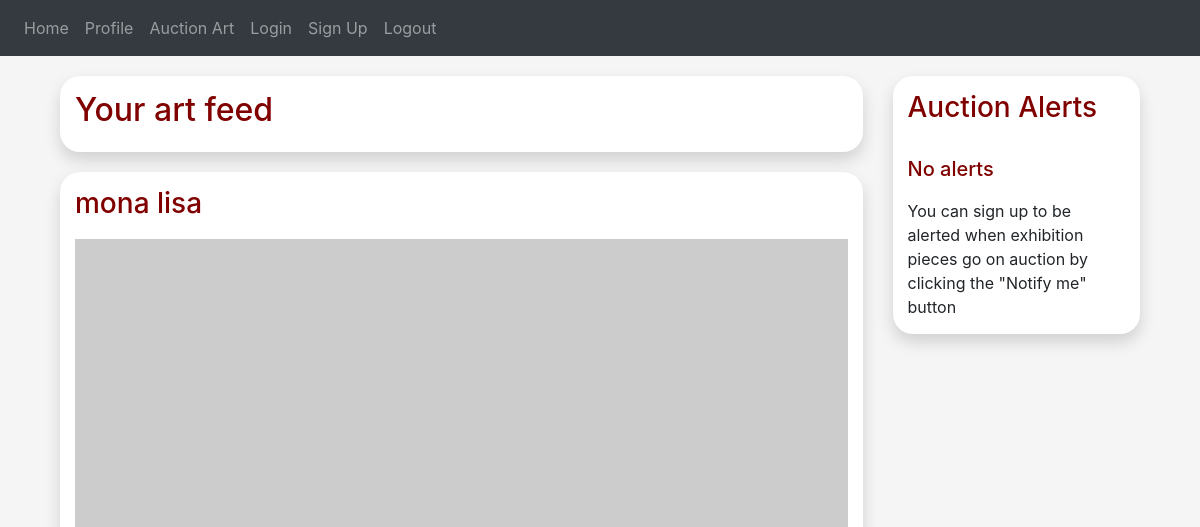
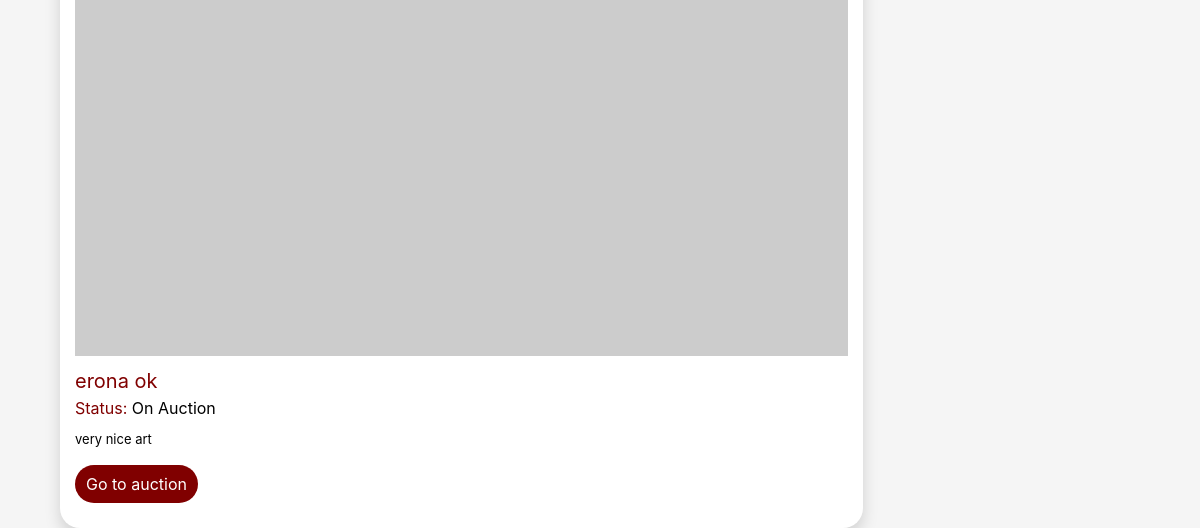
The page / (signed in) on the database as committed earlier (2 pictures, top to bottom).
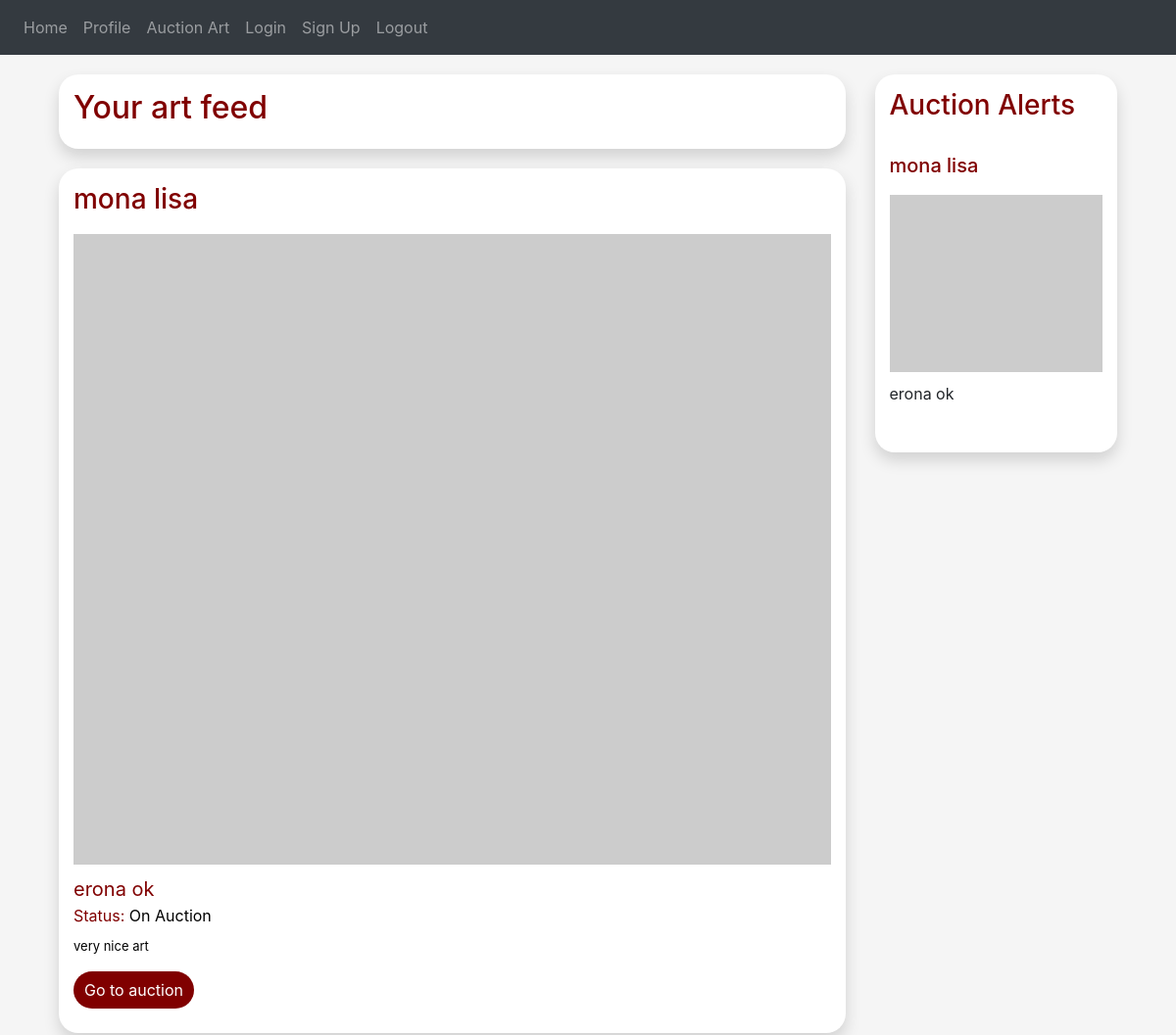
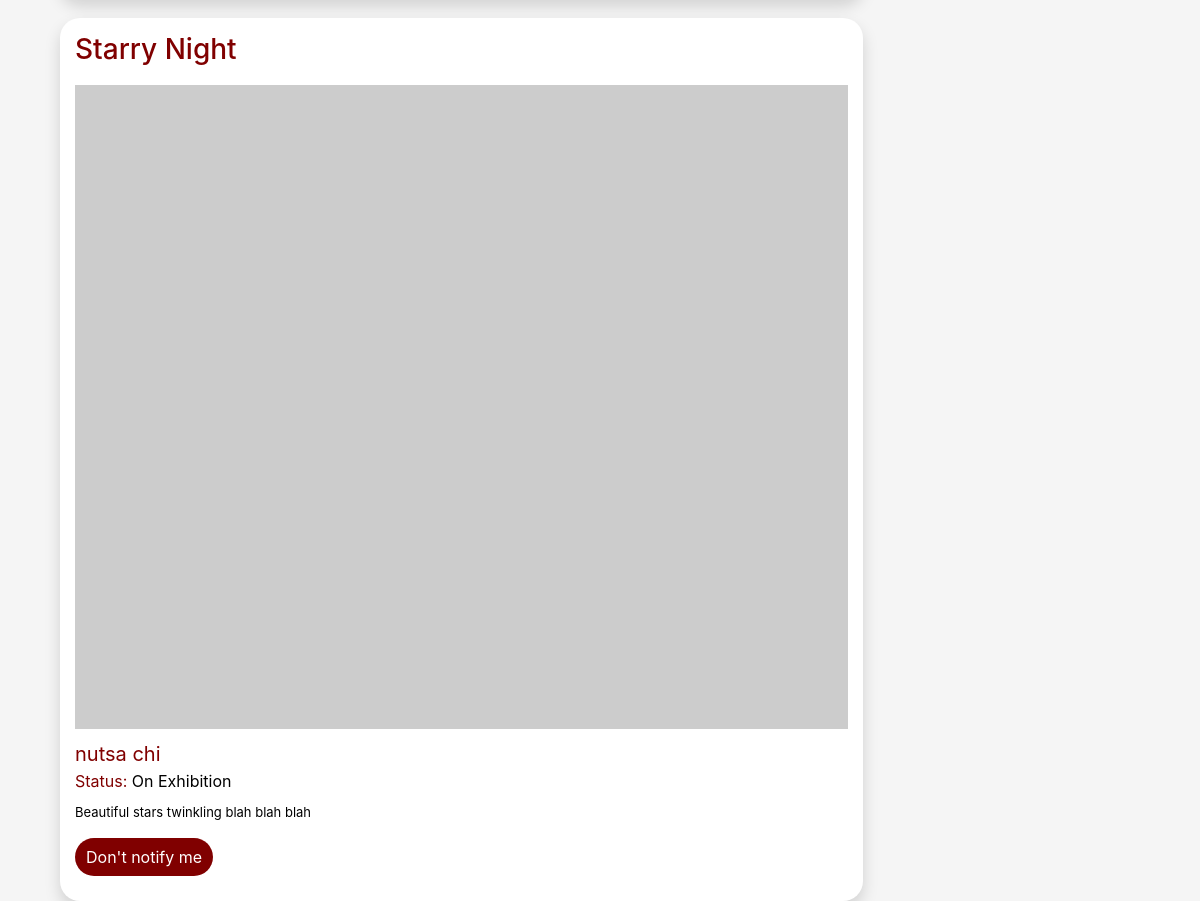
The same page on the database as committed later (2 pictures, top to bottom).
### auctionly/art/art.py (models this page shows, shortened)
class Art(db.Model):
    id = db.Column(db.Integer, primary_key=True)
    owner_id = db.Column(db.Integer, db.ForeignKey("user.id"))
    name = db.Column(db.String(150))
    description = db.Column(db.String(150))
    image = db.Column(db.String(150))
    art_category = db.Column(db.String(150))
    up_for_auction = db.Column(db.String(5))
    def get_name(self):
        return self.name
    def get_owner(self):
        return self.owner_id
    def get_description(self):
        return self.description
    def get_up_for_auction(self):
        return self.up_for_auction
    def get_art_category(self):
        return self.art_category
    def get_art_id(self):
        return self.id

### auctionly/users/buyer.py (models this page shows, shortened)
class Buyer(User):
    def __init__(self, name, last_name, email, password):
        super().__init__(name, last_name, email, password)
        self.art_prefs = []
        self.purchase_history = []
        self.bidding_history = []

### auctionly/views.py (the view, shortened to what this page needs)
@views.route('/', methods=['GET', 'POST'])
@login_required
def home():
    user = flask_login.current_user
    user_pref = user.get_user_prefs()
    feed = Feed(user_pref)
    user_notifications = user.get_notification_list()
    user_auction_alerts = user.get_auction_notification_list()
    if not user_pref:
        user_feed = feed.get_feed()
    else:
        user_feed = feed.get_users_feed()
    return render_template("home.html", feed_art=user_feed, feed=feed, notifications=user_notifications, alerts=user_auction_alerts)

### auctionly/__init__.py (called while the page is built)
def create_app():
    app = Flask(__name__)
    app.config['SECRET_KEY'] = 'alkjsfkalalfks'
    app.config['SQLALCHEMY_DATABASE_URI'] = f'sqlite:///{DB_NAME}'
    db.init_app(app)
    from .views import views
    from .auth import auth
    app.register_blueprint(views, url_prefix='/')
    app.register_blueprint(auth, url_prefix='/')
    from .users.user import User
    create_database(app)
    login_manager = LoginManager()
    login_manager.login_view = 'auth.login'
    login_manager.init_app(app)
    @login_manager.user_loader
    def load_user(id):
        return User.query.get(int(id))
    return app

### auctionly/art/art_notifications.py (called while the page is built)
    def get_art_id(self):
        return self.art_id

### auctionly/auction/auction.py (called while the page is built)
    def get_auction_id(self):
        return self.id

### auctionly/system/feed.py (called while the page is built)
    def get_users_feed(self):
        return self.art_for_feed

    def get_user_name(self, user_id):
        user = User.query.filter_by(id=user_id).first()
        name = user.get_full_name()
        return name

    def get_art_auction_id(self, art_id):
        auction = Auction.query.filter_by(art_id=art_id).first()
        auction_id = auction.get_auction_id()
        return auction_id

### auctionly/users/user.py (called while the page is built)
    def get_full_name(self):
        return self.first_name + " " + self.last_name

    def get_user_prefs(self):
        user_pref = User_Preference.query.filter_by(user_id=self.id).all()
        prefs = []
        for pref in user_pref:
            prefs.append(pref.get_name())
        return prefs

    def get_auction_notification_list(self):
        user_subs = Art_Notifications.query.filter_by(user_id=self.id).all()
        user_notifications = []
        for sub in user_subs:
            art_id = sub.get_art_id()
            print("art_id")
            print(art_id)
            art = Art.query.filter_by(id=art_id).first()
            if(art.get_up_for_auction() == "True"):
                user_notifications.append(art)
        return user_notifications

    def get_notification_list(self):
        user_subs = Art_Notifications.query.filter_by(user_id=self.id).all()
        subs_ids = []
        for sub in user_subs:
            art_id = sub.get_art_id()
            subs_ids.append(art_id)
        return subs_ids

### auctionly/users/user_preference.py (called while the page is built)
    def get_name(self):
        return self.art_pref

### auctionly/templates/home.html (shortened to what this page needs)
{% extends "base.html" %} {% block title %}Home Page{% endblock %} {% block content %}
<form method="POST">
    <head>
        <link href="../static/css/style.css" rel="stylesheet">
      </head>
    <body>
        <div class="container">
          <div class="row">
                <div class="col-lg-9">
                    <div class="media-card">
                        <div class="media">
                            <div class="media-body">
                                <h2 style="color: maroon; text-decoration: none;">Your art feed</h2>
                            </div>
                        </div>
                    </div>
                    {% for art in feed_art %}
                        <div class="media-card">
                            <div class="media">
                                <div class="media-body">
                                    <h3><a style="color: maroon; text-decoration: none;" type="submit" name="view">{{ art.get_name() }}</a></h3>
                                    <img src="https://picsum.photos/600/500" class="img-fluid center" style="padding-top: 10px; align-items: center;">
                                    <h7><a style="color: maroon; text-decoration: none; padding-top: 10px; font-size: 20px;" type="submit" name="view">{{ feed.get_user_name(art.get_owner()) }}</a></h7>
                                    <br>
                                    <h8 style="color: maroon;">Status: <h8 style="color: black;">{%if art.get_up_for_auction() == "False":%} On Exhibition {%else:%} On Auction {%endif%}</h8>
                                    <p style="font-size: 13px; padding-top: 10px; color: black;">{{ art.get_description() }}</p>
                                    {%if art.get_up_for_auction() == "False":%}
                                        {%if art.get_art_id() is in notifications:%}
                                        <a href="/?art_id={{ art.get_art_id() }}&notify=False" role="button"><button type="button" class="btn btn-view-more">Don't notify me</button></a>
                                        {%else:%}
                                        <a href="/?art_id={{ art.get_art_id() }}&notify=True" role="button"><button type="button" class="btn btn-view-more">Notify me</button></a>
                                        {%endif%}
                                    {%else:%}
                                        <a href="/auction?id={{ feed.get_art_auction_id(art.get_art_id()) }}" role="button"><button type="button" class="btn btn-view-more">Go to auction</button></a>
                                    {%endif%}
                                </div>
                            </div>
                        </div>
                    {% endfor %}
                </div>
                <div class="col-lg-3">
                <div class="auctions-card">
                    <h3><a style="color: maroon; text-decoration: none;" type="submit" name="view">Auction Alerts</a></h3>
                    <br>
                    {% if not alerts: %}
                        <div class="media">
                            <div class="media-body">
                                <h5><a style="color: maroon; text-decoration: none;" type="submit" name="view">No alerts</a></h5>
                                <h7><a style="text-decoration: none; padding-top: 10px;" type="submit" name="view">You can sign up to be alerted when exhibition pieces go on auction by clicking the "Notify me" button</a></h7>
                            </div>
                        </div>
                    {% else: %}
                        {% for notify in alerts %}
                            <div class="media">
                                <div class="media-body">
                                    <h5><a href="/auction?id={{ feed.get_art_auction_id(notify.get_art_id()) }}" style="color: maroon; text-decoration: none;" type="submit" name="view">{{ notify.get_name() }}</a></h5>
                                    <img src="https://picsum.photos/600/500" class="img-fluid center-small" style="padding-top: 10px; align-items: center;">
                                    <h7><a style="text-decoration: none; padding-top: 10px;" type="submit" name="view">{{ feed.get_user_name(notify.get_owner()) }}</a></h7>
                                </div>
                            </div>
                        {% endfor %}
                    {% endif %}
                </div>
                </div>
            </div>
        </div>
      </body>
</form>
{% endblock %}

### auctionly/templates/base.html (shortened to what this page needs)
<!DOCTYPE html>
<html>
<head>
    <link rel="stylesheet" href="https://stackpath.bootstrapcdn.com/bootstrap/4.4.1/css/bootstrap.min.css" />
    <link rel="stylesheet" href="https://stackpath.bootstrapcdn.com/font-awesome/4.7.0/css/font-awesome.min.css" />
</head>
<body>
    <nav class="navbar navbar-expand-lg navbar-dark bg-dark">
        <div class="collapse navbar-collapse" id="navbar">
            <div class="navbar-nav">
                <a class="nav-item nav-link" id="home" href="/">Home</a>
                <a class="nav-item nav-link" id="profile" href="/profile">Profile</a>
                <a class="nav-item nav-link" id="auction-art" href="/auction-art">Auction Art</a>
                <a class="nav-item nav-link" id="login" href="/login">Login</a>
                <a class="nav-item nav-link" id="signUp" href="/sign-up">Sign Up</a>
                <a class="nav-item nav-link" id="logout" href="/logout">Logout</a>
            </div>
        </div>
    </nav>
    <div class="container">{% block content %} {% endblock %}</div>
</body>
</html>

### auctionly/static/css/style.css (style rules this page uses)
body { background-color: #f5f5f5f5; }
html { overflow-y: overlay; }
.btn-view-more { background-color: maroon; border-radius: 100px !important; color: white; padding-left: 10px; padding-right: 10px; margin: auto; margin-bottom: 10px; }
.media-card { margin-top: 20px; padding: 15px; border-radius: 20px; box-shadow: 0px 8px 16px rgba(0, 0, 0, 0.15); background-color: white; }
.auctions-card { padding: 15px; border-radius: 20px; box-shadow: 0px 8px 16px rgba(0, 0, 0, 0.15); background-color: white; display: flex; justify-content: center; flex-direction: column; flex-wrap: wrap; margin-top: 20px; margin-bottom: 20px; }
.center { display: block; margin-left: auto; margin-right: auto; width: 100%; }
.center-small { display: block; margin-left: auto; margin-right: auto; width: 100%; }

Rows that differ between the two databases and show on the page:
now on one of the page's lists (row unchanged): Art: get_name "mona lisa"
shown differently, row unchanged: Buyer "erona ok": get_user_name (not shown) → "erona ok"
added Art: get_name "Starry Night", up_for_auction "On Exhibition", get_description "Beautiful stars twinkling blah blah blah", shown under "Your art feed"
now on this page (row unchanged): Buyer: get_user_name "nutsa chi"
Other text that changed with them:
text no longer shown: "No alerts You can sign up to be alerted when exhibition pieces go on auction by clicking the \"Notify me\" button"
